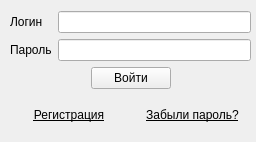
<?xml version="1.0" encoding="UTF-8"?>
<ui version="4.0">
 <class>Login</class>
 <widget class="QMainWindow" name="Login">
  <property name="windowModality">
   <enum>Qt::NonModal</enum>
  </property>
  <property name="geometry">
   <rect>
    <x>0</x>
    <y>0</y>
    <width>256</width>
    <height>142</height>
   </rect>
  </property>
  <property name="windowTitle">
   <string>MainWindow</string>
  </property>
  <widget class="QWidget" name="centralwidget">
   <widget class="QWidget" name="layoutWidget">
    <property name="geometry">
     <rect>
      <x>10</x>
      <y>11</y>
      <width>241</width>
      <height>124</height>
     </rect>
    </property>
    <layout class="QVBoxLayout" name="verticalLayout">
     <item>
      <layout class="QFormLayout" name="formLayout">
       <property name="sizeConstraint">
        <enum>QLayout::SetFixedSize</enum>
       </property>
       <property name="fieldGrowthPolicy">
        <enum>QFormLayout::ExpandingFieldsGrow</enum>
       </property>
       <item row="1" column="1">
        <widget class="QLineEdit" name="lineEdit_login"/>
       </item>
       <item row="1" column="0">
        <widget class="QLabel" name="label_login">
         <property name="text">
          <string>Логин</string>
         </property>
        </widget>
       </item>
       <item row="3" column="1">
        <widget class="QLineEdit" name="lineEdit_password">
         <property name="echoMode">
          <enum>QLineEdit::Password</enum>
         </property>
        </widget>
       </item>
       <item row="3" column="0">
        <widget class="QLabel" name="label_password">
         <property name="text">
          <string>Пароль</string>
         </property>
        </widget>
       </item>
      </layout>
     </item>
     <item>
      <layout class="QHBoxLayout" name="horizontalLayout">
       <item>
        <spacer name="horizontalSpacer">
         <property name="orientation">
          <enum>Qt::Horizontal</enum>
         </property>
         <property name="sizeHint" stdset="0">
          <size>
           <width>40</width>
           <height>20</height>
          </size>
         </property>
        </spacer>
       </item>
       <item>
        <widget class="QPushButton" name="pushButton_login">
         <property name="toolTip">
          <string>&lt;html&gt;&lt;head/&gt;&lt;body&gt;&lt;p&gt;Войти в личный кабинет&lt;/p&gt;&lt;/body&gt;&lt;/html&gt;</string>
         </property>
         <property name="text">
          <string>Войти</string>
         </property>
         <property name="flat">
          <bool>false</bool>
         </property>
        </widget>
       </item>
       <item>
        <spacer name="horizontalSpacer_3">
         <property name="orientation">
          <enum>Qt::Horizontal</enum>
         </property>
         <property name="sizeHint" stdset="0">
          <size>
           <width>40</width>
           <height>20</height>
          </size>
         </property>
        </spacer>
       </item>
      </layout>
     </item>
     <item>
      <layout class="QHBoxLayout" name="horizontalLayout_2">
       <item>
        <widget class="QPushButton" name="pushButton">
         <property name="font">
          <font>
           <underline>true</underline>
          </font>
         </property>
         <property name="toolTip">
          <string>Зарегистрироваться</string>
         </property>
         <property name="text">
          <string>Регистрация</string>
         </property>
         <property name="default">
          <bool>true</bool>
         </property>
         <property name="flat">
          <bool>true</bool>
         </property>
        </widget>
       </item>
       <item>
        <widget class="QLabel" name="label_forget_pass">
         <property name="styleSheet">
          <string notr="true">font: 8pt &quot;MS Shell Dlg 2&quot;;
text-decoration: underline;</string>
         </property>
         <property name="text">
          <string>Забыли пароль?</string>
         </property>
         <property name="textFormat">
          <enum>Qt::AutoText</enum>
         </property>
         <property name="alignment">
          <set>Qt::AlignCenter</set>
         </property>
         <property name="margin">
          <number>0</number>
         </property>
        </widget>
       </item>
      </layout>
     </item>
    </layout>
   </widget>
  </widget>
 </widget>
 <resources/>
 <connections/>
</ui>
